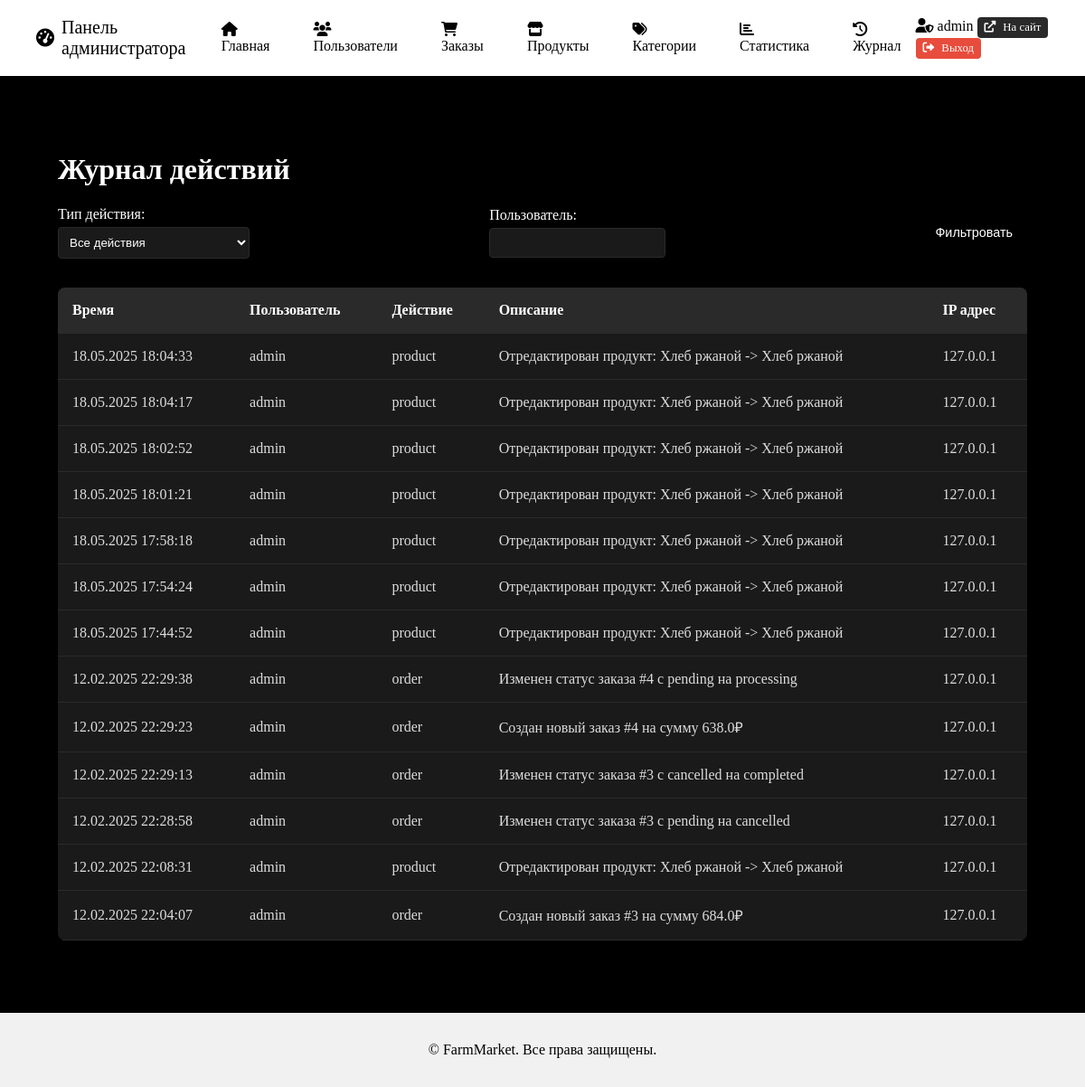
Screenshot of /admin/activity-log (signed in) with the database file from the repository.
### application/db.py (models this page shows, shortened)
class User(db.Model, UserMixin):
    id = db.Column(db.Integer, primary_key=True)
    name = db.Column(db.String(100), nullable=False)
    surname = db.Column(db.String(100), nullable=False)
    email = db.Column(db.String(120), unique=True, nullable=False)
    password_hash = db.Column(db.String(128))
    role = db.Column(db.String(20), default='user') # roles: user, seller, admin
    is_active = db.Column(db.Boolean, default=True)
    created_at = db.Column(db.DateTime, default=datetime.now())
    @property
    def password(self):
        raise AttributeError('Password is not a readable attribute')
    products = db.relationship('Product', backref='seller', lazy=True)
    orders = db.relationship('Orders', backref='user', lazy=True)
    reviews = db.relationship('Reviews', backref='user', lazy=True)
    cart = db.relationship('Cart', backref='user', lazy=True, uselist=False)

class ActivityLog(db.Model):
    id = db.Column(db.Integer, primary_key=True)
    user_id = db.Column(db.Integer, db.ForeignKey('user.id'), nullable=False)
    action_type = db.Column(db.String(50), nullable=False)  # user, order, product
    description = db.Column(db.String(255), nullable=False)
    ip_address = db.Column(db.String(45))  # IPv6 может быть длиннее IPv4
    created_at = db.Column(db.DateTime, default=datetime.utcnow)
    user = db.relationship('User', backref=db.backref('activities', lazy=True))

### application/views.py (the view)
@admin_panel.route('/activity-log')
@role_required('admin')
def activity_log():
    page = request.args.get('page', 1, type=int)
    action_type = request.args.get('action_type', '')
    user = request.args.get('user', '')
    query = ActivityLog.query
    if action_type:
        query = query.filter_by(action_type=action_type)
    if user:
        query = query.join(User).filter(User.name.ilike(f'%{user}%'))
    pagination = query.order_by(ActivityLog.created_at.desc()).paginate(
        page=page, per_page=20, error_out=False)
    return render_template('admin/activity_log.html',
                         logs=pagination.items,
                         pagination=pagination,
                         action_type=action_type,
                         user=user)

### application/app.py (called while the page is built)
@login_manager.user_loader
def load_user(user_id):
    from application.db import User
    return User.query.get(int(user_id))

### application/utils.py (called while the page is built)
def role_required(role):
    def decorator(f):
        @wraps(f)
        def decorated_function(*args, **kwargs):
            if not current_user.is_authenticated or current_user.role != role:
                flash('У вас нет доступа к этой странице!', 'danger')
                return redirect(url_for('index'))
            return f(*args, **kwargs)
        return decorated_function
    return decorator

### templates/admin/activity_log.html (shortened to what this page needs)
{% extends 'admin/base.html' %}
{% block admin_content %}
<div class="activity-log">
    <h1>Журнал действий</h1>
    <div class="log-filters">
        <form method="GET" class="filter-form">
            <div class="form-group">
                <label>Тип действия:</label>
                <select name="action_type" class="form-control">
                    <option value="">Все действия</option>
                </select>
            </div>
            <div class="form-group">
                <label>Пользователь:</label>
                <input type="text" name="user" class="form-control" value="{{ user }}">
            </div>
            <button type="submit" class="btn btn-primary">Фильтровать</button>
        </form>
    </div>
    <div class="log-table">
        <table class="admin-table">
            <thead>
                <tr>
                    <th>Время</th>
                    <th>Пользователь</th>
                    <th>Действие</th>
                    <th>Описание</th>
                    <th>IP адрес</th>
                </tr>
            </thead>
            <tbody>
                {% for log in logs %}
                <tr>
                    <td>{{ log.created_at.strftime('%d.%m.%Y %H:%M:%S') }}</td>
                    <td>{{ log.user.name }}</td>
                    <td>{{ log.action_type }}</td>
                    <td>{{ log.description }}</td>
                    <td>{{ log.ip_address }}</td>
                </tr>
                {% endfor %}
            </tbody>
        </table>
    </div>
</div>
{% endblock %}

### templates/admin/base.html (shortened to what this page needs)
<!DOCTYPE html>
<html>
    {% block head %}
      <link rel="stylesheet" href="{{ url_for('static', filename='admin.css') }}" />
        <link rel="stylesheet" href="https://cdnjs.cloudflare.com/ajax/libs/font-awesome/6.0.0/css/all.min.css">
    {% endblock %}
  <body>
    {% block navbar %}
      <nav class="admin-navbar">
        <div class="container">
          <div class="admin-nav-brand">
            <a href="{{ url_for('admin.index') }}">
              <i class="fas fa-tachometer-alt"></i>
              Панель администратора
            </a>
          </div>
          <div class="admin-nav-links">
            <a href="{{ url_for('admin_panel.index') }}" class="nav-link {% if request.endpoint == 'admin_panel.index' %}active{% endif %}"><i class="fas fa-home"></i> Главная</a>
            <a href="{{ url_for('users_list') }}" class="nav-link {% if request.endpoint == 'users_list' %}active{% endif %}"><i class="fas fa-users"></i> Пользователи</a>
            <a href="{{ url_for('orders_list') }}" class="nav-link {% if request.endpoint == 'orders_list' %}active{% endif %}"><i class="fas fa-shopping-cart"></i> Заказы</a>
            <a href="{{ url_for('products_list') }}" class="nav-link {% if request.endpoint == 'products_list' %}active{% endif %}"><i class="fas fa-store"></i> Продукты</a>
            <a href="{{ url_for('categories_list') }}" class="nav-link {% if request.endpoint == 'categories_list' %}active{% endif %}"><i class="fas fa-tags"></i> Категории</a>
            <a href="{{ url_for('admin_panel.stats') }}" class="nav-link {% if request.endpoint == 'admin_panel.stats' %}active{% endif %}"><i class="fas fa-chart-bar"></i> Статистика</a>
            <a href="{{ url_for('admin_panel.activity_log') }}" class="nav-link {% if request.endpoint == 'admin_panel.activity_log' %}active{% endif %}"><i class="fas fa-history"></i> Журнал</a>
          </div>
          <div class="admin-nav-user">
            <span class="user-info">
              <i class="fas fa-user-shield"></i>
              {{ current_user.name }}
            </span>
            <a href="{{ url_for('index') }}" class="btn btn-secondary btn-sm"><i class="fas fa-external-link-alt"></i> На сайт</a>
            <a href="{{ url_for('logout') }}" class="btn btn-danger btn-sm"><i class="fas fa-sign-out-alt"></i> Выход</a>
          </div>
        </div>
      </nav>
    {% endblock %}
    {% block content %}
      <div class="admin-container">
        <div class="admin-content">
          {% block admin_content %}
          {% endblock %}
        </div>
      </div>
    {% endblock %}
    {% block footer %}
      <footer class="admin-footer">
        <div class="container">
          <p>&copy; {{ current_year }} FarmMarket. Все права защищены.</p>
        </div>
      </footer>
    {% endblock %}
  </body>
</html>

### static/admin.css (style rules this page uses)
body { background-color: #0a0a0a; margin: 0; padding: 0; }
.admin-container { background-color: #0a0a0a; }
.admin-content { background-color: #0a0a0a; }
.admin-table { width: 100%; border-collapse: collapse; margin: 1rem 0; background: #1a1a1a; border-radius: 8px; overflow: hidden; }
.admin-table th, .admin-table td { padding: 1rem; text-align: left; border-bottom: 1px solid #2a2a2a; }
.admin-table th { background: #2a2a2a; color: #fff; font-weight: 600; }
.admin-table td { color: #ddd; }
.btn { display: inline-flex; align-items: center; gap: 0.5rem; padding: 0.5rem 1rem; border-radius: 4px; border: none; font-size: 0.9rem; cursor: pointer; transition: all 0.3s ease; text-decoration: none; }
.btn-primary { background-color: #000; color: white; }
.btn-secondary { background: #2a2a2a; color: #fff; }
.btn-danger { background: #e74c3c; color: #fff; }
.btn-sm { padding: 0.25rem 0.5rem; font-size: 0.8rem; }
.activity-log { padding: 2rem; }
.log-filters { margin-bottom: 2rem; }
.filter-form { display: flex; gap: 1rem; align-items: flex-end; flex-wrap: wrap; }
.form-control { background: #1a1a1a; border: 1px solid #2a2a2a; color: #fff; padding: 0.5rem; border-radius: 4px; }
.admin-container { display: flex; min-height: calc(100vh - 60px); }
.admin-content { flex-grow: 1; padding: 2rem; background: var(--content-bg, #000); color: #fff; }
.admin-navbar { background: var(--navbar-bg, #ffffff); padding: 1rem 0; color: #000000; }
.admin-navbar .container { display: flex; align-items: center; justify-content: space-between; color: #000000; }
.admin-nav-brand a { margin-left: 40px; color: #000000; font-size: 1.25rem; text-decoration: none; display: flex; align-items: center; gap: 0.5rem; }
.admin-nav-links { display: flex; color: #000000; gap: 1rem; }
.admin-nav-links .nav-link { color: rgba(255, 255, 255, 0.8); text-decoration: none; padding: 0.5rem 1rem; border-radius: 4px; transition: all 0.3s ease; color: #000000; }
.admin-nav-links .nav-link:hover, .admin-nav-links .nav-link.active { color: #000000; background: rgba(255, 255, 255, 0.1); }
.admin-footer { background: var(--footer-bg, #f1f1f1); color: #000; padding: 1rem 0; text-align: center; }
.filter-form { display: flex; align-items: center; gap: 15px; }
.filter-form .form-group { flex: 1; }
.filter-form label { color: #ffffff; margin-bottom: 5px; display: block; }

### templates/admin/base.html (style rules this page uses)
nav { background-color: #fff; }

### rows the page displays
User: name "admin"
ActivityLog: created_at "18.05.2025 18:04:33", user.name "admin", action_type "product", description "Отредактирован продукт: Хлеб ржаной -> Хлеб ржаной", ip_address "127.0.0.1"
ActivityLog: created_at "18.05.2025 18:04:17", user.name "admin", action_type "product", description "Отредактирован продукт: Хлеб ржаной -> Хлеб ржаной", ip_address "127.0.0.1"
ActivityLog: created_at "18.05.2025 18:02:52", user.name "admin", action_type "product", description "Отредактирован продукт: Хлеб ржаной -> Хлеб ржаной", ip_address "127.0.0.1"
ActivityLog: created_at "18.05.2025 18:01:21", user.name "admin", action_type "product", description "Отредактирован продукт: Хлеб ржаной -> Хлеб ржаной", ip_address "127.0.0.1"
ActivityLog: created_at "18.05.2025 17:58:18", user.name "admin", action_type "product", description "Отредактирован продукт: Хлеб ржаной -> Хлеб ржаной", ip_address "127.0.0.1"
ActivityLog: created_at "18.05.2025 17:54:24", user.name "admin", action_type "product", description "Отредактирован продукт: Хлеб ржаной -> Хлеб ржаной", ip_address "127.0.0.1"
ActivityLog: created_at "18.05.2025 17:44:52", user.name "admin", action_type "product", description "Отредактирован продукт: Хлеб ржаной -> Хлеб ржаной", ip_address "127.0.0.1"
ActivityLog: created_at "12.02.2025 22:29:38", user.name "admin", action_type "order", description "Изменен статус заказа #4 с pending на processing", ip_address "127.0.0.1"
ActivityLog: created_at "12.02.2025 22:29:23", user.name "admin", action_type "order", description "Создан новый заказ #4 на сумму 638.0₽", ip_address "127.0.0.1"
ActivityLog: created_at "12.02.2025 22:29:13", user.name "admin", action_type "order", description "Изменен статус заказа #3 с cancelled на completed", ip_address "127.0.0.1"
ActivityLog: created_at "12.02.2025 22:28:58", user.name "admin", action_type "order", description "Изменен статус заказа #3 с pending на cancelled", ip_address "127.0.0.1"
ActivityLog: created_at "12.02.2025 22:08:31", user.name "admin", action_type "product", description "Отредактирован продукт: Хлеб ржаной -> Хлеб ржаной", ip_address "127.0.0.1"
ActivityLog: created_at "12.02.2025 22:04:07", user.name "admin", action_type "order", description "Создан новый заказ #3 на сумму 684.0₽", ip_address "127.0.0.1"
